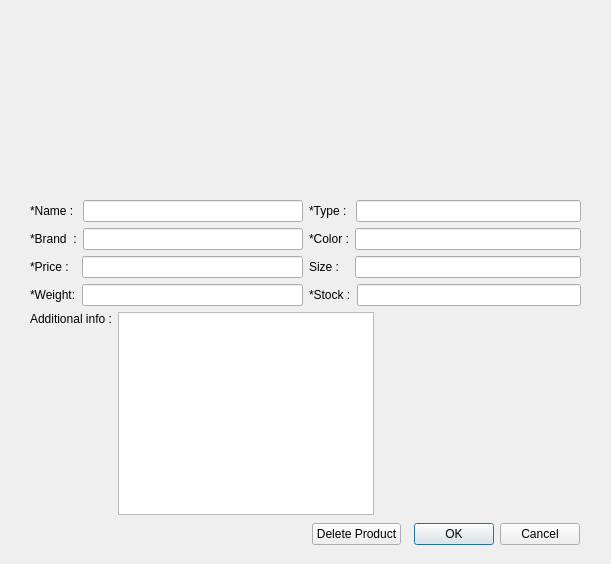
<?xml version="1.0" encoding="UTF-8"?>
<ui version="4.0">
 <class>costumer_products</class>
 <widget class="QDialog" name="costumer_products">
  <property name="geometry">
   <rect>
    <x>0</x>
    <y>0</y>
    <width>611</width>
    <height>564</height>
   </rect>
  </property>
  <property name="minimumSize">
   <size>
    <width>611</width>
    <height>564</height>
   </size>
  </property>
  <property name="maximumSize">
   <size>
    <width>611</width>
    <height>564</height>
   </size>
  </property>
  <property name="windowTitle">
   <string>Dialog</string>
  </property>
  <widget class="QLabel" name="image_label">
   <property name="geometry">
    <rect>
     <x>160</x>
     <y>30</y>
     <width>311</width>
     <height>151</height>
    </rect>
   </property>
   <property name="text">
    <string/>
   </property>
  </widget>
  <widget class="QWidget" name="layoutWidget">
   <property name="geometry">
    <rect>
     <x>30</x>
     <y>200</y>
     <width>551</width>
     <height>315</height>
    </rect>
   </property>
   <layout class="QVBoxLayout" name="verticalLayout_4">
    <item>
     <layout class="QHBoxLayout" name="horizontalLayout_9">
      <item>
       <layout class="QVBoxLayout" name="verticalLayout">
        <item>
         <layout class="QHBoxLayout" name="horizontalLayout_5">
          <item>
           <widget class="QLabel" name="label_2">
            <property name="text">
             <string>*Name : </string>
            </property>
           </widget>
          </item>
          <item>
           <widget class="QLineEdit" name="name_lineEdit"/>
          </item>
         </layout>
        </item>
        <item>
         <layout class="QHBoxLayout" name="horizontalLayout_6">
          <item>
           <widget class="QLabel" name="label_7">
            <property name="text">
             <string>*Brand  :</string>
            </property>
           </widget>
          </item>
          <item>
           <widget class="QLineEdit" name="brand_lineEdit"/>
          </item>
         </layout>
        </item>
        <item>
         <layout class="QHBoxLayout" name="horizontalLayout_7">
          <item>
           <widget class="QLabel" name="label_6">
            <property name="text">
             <string>*Price :  </string>
            </property>
           </widget>
          </item>
          <item>
           <widget class="QLineEdit" name="price_lineEdit"/>
          </item>
         </layout>
        </item>
        <item>
         <layout class="QHBoxLayout" name="horizontalLayout_8">
          <item>
           <widget class="QLabel" name="label_4">
            <property name="text">
             <string>*Weight:</string>
            </property>
           </widget>
          </item>
          <item>
           <widget class="QLineEdit" name="weight_lineEdit"/>
          </item>
         </layout>
        </item>
       </layout>
      </item>
      <item>
       <layout class="QVBoxLayout" name="verticalLayout_2">
        <item>
         <layout class="QHBoxLayout" name="horizontalLayout">
          <item>
           <widget class="QLabel" name="label_3">
            <property name="text">
             <string>*Type : </string>
            </property>
           </widget>
          </item>
          <item>
           <widget class="QLineEdit" name="type_lineEdit"/>
          </item>
         </layout>
        </item>
        <item>
         <layout class="QHBoxLayout" name="horizontalLayout_2">
          <item>
           <widget class="QLabel" name="label_5">
            <property name="text">
             <string>*Color :</string>
            </property>
           </widget>
          </item>
          <item>
           <widget class="QLineEdit" name="color_lineEdit"/>
          </item>
         </layout>
        </item>
        <item>
         <layout class="QHBoxLayout" name="horizontalLayout_3">
          <item>
           <widget class="QLabel" name="label_8">
            <property name="text">
             <string>Size :   </string>
            </property>
           </widget>
          </item>
          <item>
           <widget class="QLineEdit" name="size_lineEdit"/>
          </item>
         </layout>
        </item>
        <item>
         <layout class="QHBoxLayout" name="horizontalLayout_4">
          <item>
           <widget class="QLabel" name="label_9">
            <property name="text">
             <string>*Stock :</string>
            </property>
           </widget>
          </item>
          <item>
           <widget class="QLineEdit" name="stock_lineEdit"/>
          </item>
         </layout>
        </item>
       </layout>
      </item>
     </layout>
    </item>
    <item>
     <layout class="QHBoxLayout" name="horizontalLayout_11">
      <item>
       <layout class="QHBoxLayout" name="horizontalLayout_10">
        <item>
         <layout class="QVBoxLayout" name="verticalLayout_3">
          <item>
           <widget class="QLabel" name="label_10">
            <property name="text">
             <string>Additional info :</string>
            </property>
           </widget>
          </item>
          <item>
           <spacer name="verticalSpacer">
            <property name="orientation">
             <enum>Qt::Vertical</enum>
            </property>
            <property name="sizeHint" stdset="0">
             <size>
              <width>20</width>
              <height>40</height>
             </size>
            </property>
           </spacer>
          </item>
         </layout>
        </item>
        <item>
         <widget class="QPlainTextEdit" name="add_plain"/>
        </item>
       </layout>
      </item>
      <item>
       <spacer name="horizontalSpacer">
        <property name="orientation">
         <enum>Qt::Horizontal</enum>
        </property>
        <property name="sizeHint" stdset="0">
         <size>
          <width>40</width>
          <height>20</height>
         </size>
        </property>
       </spacer>
      </item>
     </layout>
    </item>
   </layout>
  </widget>
  <widget class="QWidget" name="layoutWidget">
   <property name="geometry">
    <rect>
     <x>312</x>
     <y>520</y>
     <width>268</width>
     <height>28</height>
    </rect>
   </property>
   <layout class="QHBoxLayout" name="horizontalLayout_12">
    <item>
     <widget class="QPushButton" name="pushButton">
      <property name="text">
       <string>Delete Product</string>
      </property>
     </widget>
    </item>
    <item>
     <widget class="QDialogButtonBox" name="buttonBox">
      <property name="orientation">
       <enum>Qt::Horizontal</enum>
      </property>
      <property name="standardButtons">
       <set>QDialogButtonBox::Cancel|QDialogButtonBox::Ok</set>
      </property>
     </widget>
    </item>
   </layout>
  </widget>
 </widget>
 <resources/>
 <connections>
  <connection>
   <sender>buttonBox</sender>
   <signal>accepted()</signal>
   <receiver>costumer_products</receiver>
   <slot>accept()</slot>
   <hints>
    <hint type="sourcelabel">
     <x>248</x>
     <y>254</y>
    </hint>
    <hint type="destinationlabel">
     <x>157</x>
     <y>274</y>
    </hint>
   </hints>
  </connection>
  <connection>
   <sender>buttonBox</sender>
   <signal>rejected()</signal>
   <receiver>costumer_products</receiver>
   <slot>reject()</slot>
   <hints>
    <hint type="sourcelabel">
     <x>316</x>
     <y>260</y>
    </hint>
    <hint type="destinationlabel">
     <x>286</x>
     <y>274</y>
    </hint>
   </hints>
  </connection>
 </connections>
</ui>
